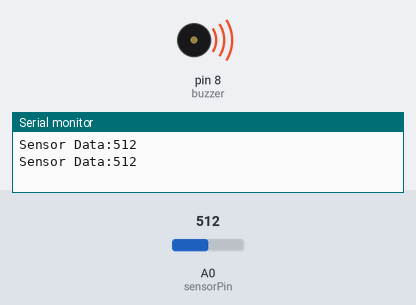
A sketch run on a simulated Arduino Uno, built with avr-gcc and run on an emulated ATmega328P. Parts: buzzer (waves = sounding, pin HIGH), the last lines printed to the serial monitor. Inputs (shaded band) come from the test bench; at power-on: A0 (sensorPin) = 512.

Above: at 1.9 s.
2.0 s: A0 (sensorPin) set to 418
3.5 s: A0 (sensorPin) set to 383
At 4.8 s:
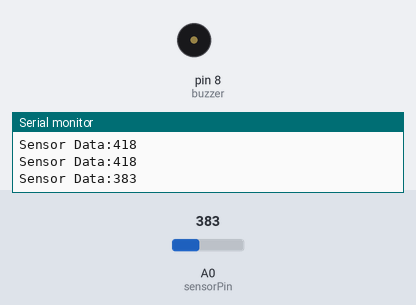
5.9 s: A0 (sensorPin) set to 410
At 7.7 s:
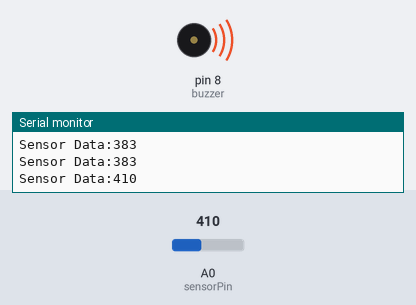
8.1 s: A0 (sensorPin) set to 390
At 9.4 s:
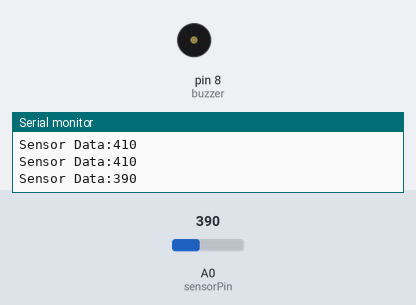
Timing chart, 0 to 11.1 s (numbered marks = the images above; inputs shaded):
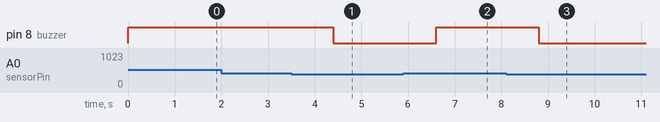

The sketch:

mq-6-sensor.ino
```cpp
int sensorPin=A0;
int buzzer = 8;
int sensorData;
int relay = 7;
void setup()
{
  Serial.begin(9600);
  pinMode(sensorPin,INPUT);
  pinMode (buzzer, OUTPUT);
 }
void loop()
{
  sensorData = analogRead(sensorPin);
  Serial.print("Sensor Data:");
  Serial.println(sensorData);

  if(sensorData >= 400){
    digitalWrite(buzzer, HIGH);
    delay(100);
  } else {
    digitalWrite(buzzer, LOW);
    delay(100);

  }

  delay(1000);
}
```

Measured:
- the behaviour switches between 400 and 399 on A0 (sensorPin) (found by bisection; images 0 and 1)
- after the input at 3.5 s, pin 8 (buzzer): HIGH → LOW after 0.90 s
- after the input at 5.9 s, pin 8 (buzzer): LOW → HIGH after 0.70 s
- after the input at 8.1 s, pin 8 (buzzer): HIGH → LOW after 0.70 s
